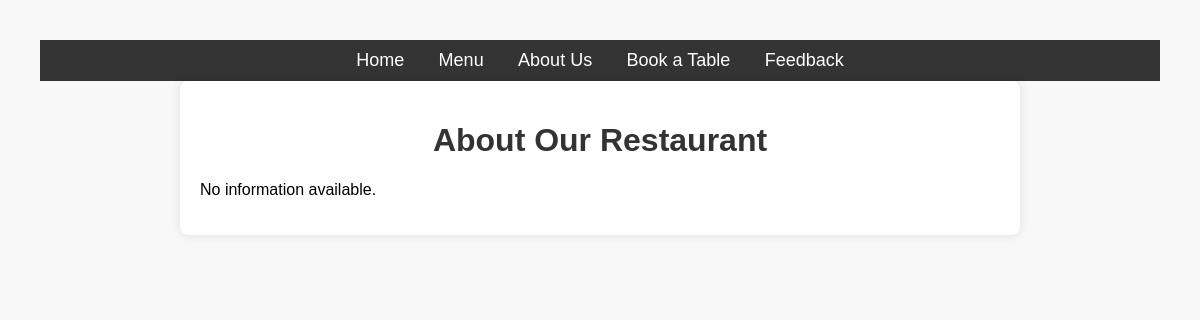
Page /restaurant_app/about/ on the earlier database version.
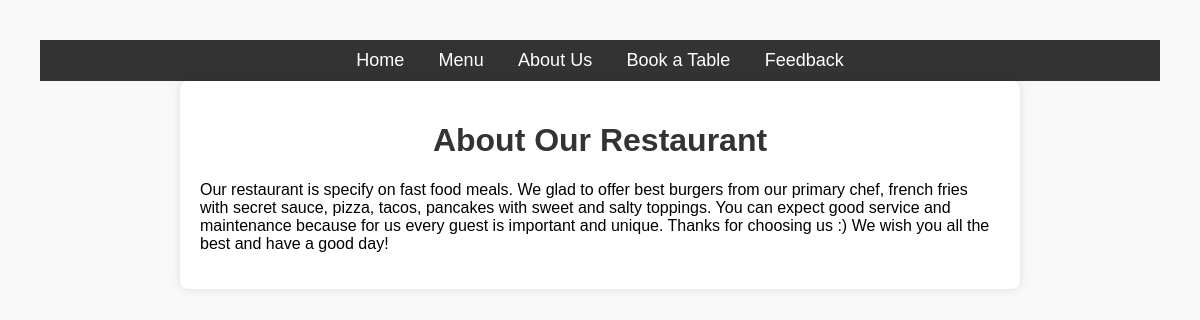
Same page on the later database version.
### restaurant_app/models.py (models this page shows)
class AboutUs(models.Model):
    description = models.TextField(blank=False)

### restaurant_app/views.py (the view)
# urls.py: path("about/", about, name="about"),
def about(request: HttpRequest) -> HttpResponse:
    data = AboutUs.objects.all()
    context = {
        'data': data
    }
    return render(request, 'restaurant_app/about.html', context=context)

### templates/restaurant_app/about.html (shortened to what this page needs)
{% extends 'base.html' %}
{% block content %}
    <h1>About Our Restaurant</h1>
    {% for item in data %}
        <p>{{ item.description }}</p>
    {% empty %}
        <p>No information available.</p>
    {% endfor %}
{% endblock %}

Differences in the rows shown:
added AboutUs: description "Our restaurant is specify on fast food meals. We glad to offer best burgers from our primary chef, french fries with secret sauce, pizza, tacos, pancakes with sweet and salty toppings. You can expect good service and maintenance because for us every guest is important and unique. Thanks for choosing us :) We wish you all the best and have a good day!"
Other differences:
text no longer shown: "No information available."
